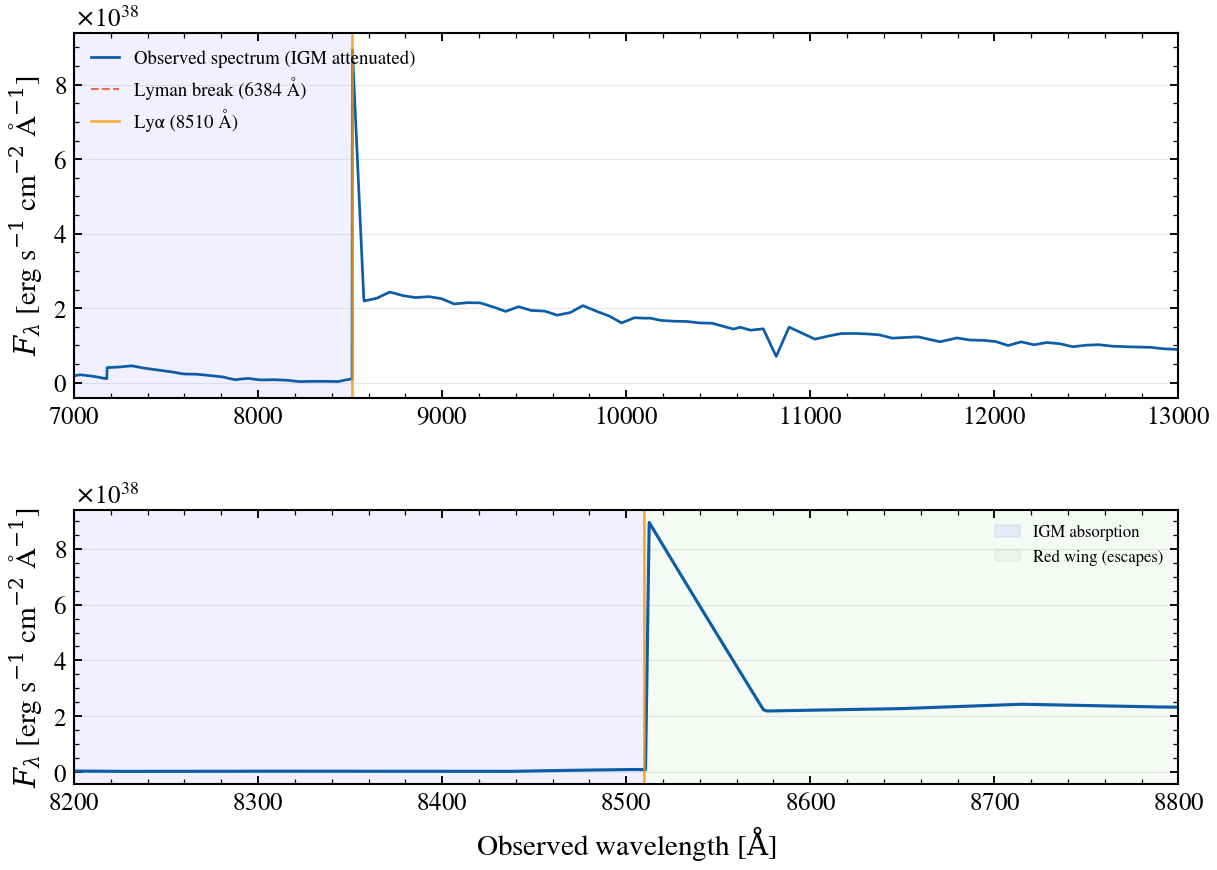

Write the Python code that produced this figure.
"""
Lyman-alpha emitter spectrum at z=6: IGM absorption and Lyα escape
==================================================================

High-redshift Lyα emitter at z=6 with young age (~10 Myr), low metallicity
(Z~0.1 Z☉), and minimal dust. The observed-frame spectrum (7000–13000 Å)
reveals the redshifted Lyα emission line at 8512 Å, the Lyman break at
6384 Å, characteristic IGM blue-wing absorption, and the rest-UV continuum.
Demonstrates Lyα radiative transfer and reionization-era observability.
"""

import os

os.environ["TF_CPP_MIN_LOG_LEVEL"] = "2"

import warnings

import jax
import matplotlib.pyplot as plt
import numpy as np

import tengri
from tengri.igm import igm_transmission
from tengri.plot import setup_style

setup_style()
warnings.filterwarnings("ignore", message=".*BakedInBackend.*")

# ============================================================================
# Physical Constants
# ============================================================================
C_AA_PER_S = 2.998e18  # Speed of light in Angstrom/second
LYMAN_ALPHA_REST = 1215.67  # Angstrom, rest-frame Lyα (vacuum)
LYMAN_BREAK_REST = 912.0  # Angstrom, Lyman series limit (hydrogen ionization edge)

# ============================================================================
# Model Setup: Young LAE at z=6
# ============================================================================
# Young star-forming galaxy with strong Lyα emission
# Uses bare-stellar SSP + Cue nebular to enable Lyα escape tracking

ssp = tengri.load_ssp("fsps_prsc_miles_chabrier")

model = tengri.SEDModel.build(
    ssp,
    sfh={
        "type": "dpl",
        "all_params": tengri.Fixed(tengri.DEFAULT),
        "tau_gyr": 0.01,  # Very young: 10 Myr timescale
        "log_total_mass": 7.5,  # Total mass ~3e7 Msun (SFR from tau_gyr duration)
        "alpha": 3.5,  # Rising early SFR
        "beta": 2.5,
    },  # Declining late SFR
    dust_attenuation={
        "law": "power_law",
        "type": "two_component",
        "all_params": tengri.Fixed(tengri.DEFAULT),
        "tau_diff": 0.02,  # Minimal diffuse dust
        "tau_bc": 0.05,
    },  # Minimal birth cloud dust
    neb={
        "type": "cue",
        "all_params": tengri.Fixed(tengri.DEFAULT),
        "logU": -2.5,  # Low ionization parameter
        "logZ_gas": -1.0,  # Low metallicity: Z ~ 0.1 Zsun
        "fesc": 0.1,  # Hydrogen ionizing photon escape
        "fesc_lya": 0.7,
    },  # Lyα escape fraction (realistic for LAE)
    igm={"type": "inoue14"},  # Inoue et al. 2014 IGM attenuation
    redshift=tengri.Fixed(6.0),
)

# Sample parameters
p = dict(model.spec.sample(jax.random.PRNGKey(42)))

# ============================================================================
# Observed-Frame Wavelength Grid and SED Prediction
# ============================================================================
z = 6.0
rest_to_obs = 1.0 + z

# Observed-frame grid: 7000–13000 Å (covers redshifted Lyα and continuum)
wave_obs_aa = np.linspace(7000.0, 13000.0, 3000)

# Predict rest-frame SED
out_rest = model.predict(p)
wave_rest = np.asarray(model.wavelengths)
sed_rest = np.asarray(out_rest.rest_sed())

# Map observed wavelengths back to rest-frame for interpolation
wave_rest_from_obs = wave_obs_aa / rest_to_obs
sed_obs_no_igm = np.interp(wave_rest_from_obs, wave_rest, sed_rest, left=0, right=0)

# Apply IGM transmission in observed frame
igm_trans = igm_transmission(wave_obs_aa, z_source=z)
sed_obs = sed_obs_no_igm * igm_trans

# Convert to f_λ (erg/s/cm^2/Å) for flux display
f_lam_obs = sed_obs * C_AA_PER_S / (wave_obs_aa**2)

# ============================================================================
# Key Features for Annotation
# ============================================================================
lya_obs_aa = LYMAN_ALPHA_REST * rest_to_obs
lyman_break_obs_aa = LYMAN_BREAK_REST * rest_to_obs

# ============================================================================
# Figure: Two-Panel Layout
# ============================================================================
fig, (ax_full, ax_lya) = plt.subplots(
    2, 1, figsize=(9.5, 6.5), gridspec_kw={"height_ratios": [2, 1.5], "hspace": 0.35}
)

# ---- Panel 1: Full spectrum (7000–13000 Å) ----
ax_full.plot(
    wave_obs_aa, f_lam_obs, color="C0", lw=1.3, label="Observed spectrum (IGM attenuated)"
)

# Lyman break annotation
ax_full.axvline(
    lyman_break_obs_aa,
    color="C3",
    lw=1.0,
    linestyle="--",
    alpha=0.7,
    label=f"Lyman break ({lyman_break_obs_aa:.0f} Å)",
)

# Lyα emission line annotation
ax_full.axvline(
    lya_obs_aa, color="C2", lw=1.2, linestyle="-", alpha=0.8, label=f"Lyα ({lya_obs_aa:.0f} Å)"
)

# Shade IGM blue-wing absorption region (wavelengths blueward of Lyα)
ax_full.axvspan(7000, lya_obs_aa, alpha=0.06, color="blue", zorder=1)

# Formatting
ax_full.set_ylabel(r"$F_\lambda$ [erg s$^{-1}$ cm$^{-2}$ Å$^{-1}$]")
ax_full.set_xlim(7000, 13000)
ax_full.legend(frameon=False, fontsize=9, loc="upper left")
ax_full.grid(True, alpha=0.3, which="major", axis="y")

# ---- Panel 2: Zoomed Lyα profile (8200–8800 Å) ----
zoom_lo, zoom_hi = 8200.0, 8800.0
mask_lya = (wave_obs_aa >= zoom_lo) & (wave_obs_aa <= zoom_hi)

ax_lya.plot(wave_obs_aa[mask_lya], f_lam_obs[mask_lya], color="C0", lw=1.5)
ax_lya.axvline(lya_obs_aa, color="C2", lw=1.2, linestyle="-", alpha=0.8)

# Asymmetric Lyα profile due to IGM: absorption on blue side, emission on red side
ax_lya.axvspan(zoom_lo, lya_obs_aa, alpha=0.06, color="blue", label="IGM absorption")
ax_lya.axvspan(lya_obs_aa, zoom_hi, alpha=0.04, color="green", label="Red wing (escapes)")

ax_lya.set_xlabel(r"Observed wavelength [$\mathrm{\AA}$]")
ax_lya.set_ylabel(r"$F_\lambda$ [erg s$^{-1}$ cm$^{-2}$ Å$^{-1}$]")
ax_lya.set_xlim(zoom_lo, zoom_hi)
ax_lya.legend(frameon=False, fontsize=8, loc="upper right")
ax_lya.grid(True, alpha=0.3, which="major", axis="y")

plt.savefig("plot_lae_spectrum_z6.png", dpi=150, bbox_inches="tight")
